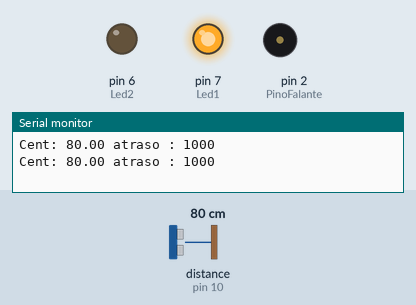
This sketch was run on a simulated Arduino Uno, built with avr-gcc and run on an emulated ATmega328P. On the bench: output pins drawn as LEDs (lit = HIGH), buzzer (waves = sounding), the last lines printed to the serial monitor. Dashed ring = blinking. The inputs (shaded band) are chosen by the test bench; at power-on: distance to the obstacle (sensor on pin 10) 80 cm. The echo pulse lasts 58.3 µs per cm.

Above: at 2.8 s.
2.9 s: distance to the obstacle (sensor on pin 10) set to 11 cm
At 5.2 s:
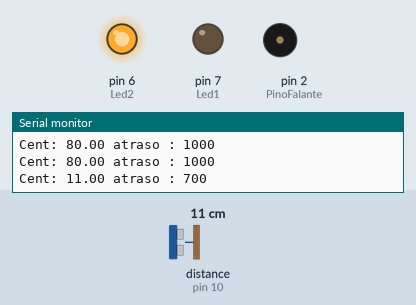
8.9 s: distance to the obstacle (sensor on pin 10) set to 8 cm
At 9.77 s:
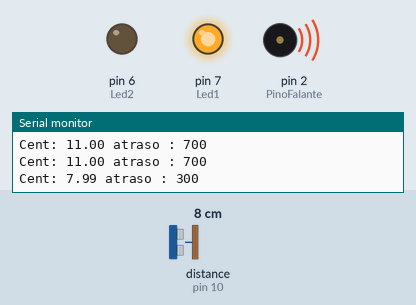
13.2 s: distance to the obstacle (sensor on pin 10) set to 18 cm
At 13.48 s:
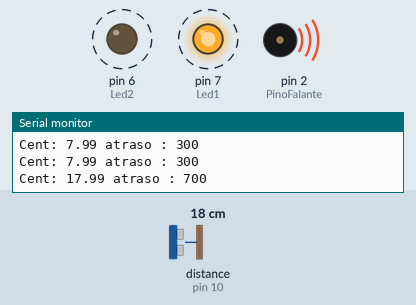
16.7 s: distance to the obstacle (sensor on pin 10) set to 2 cm
At 17.84 s:
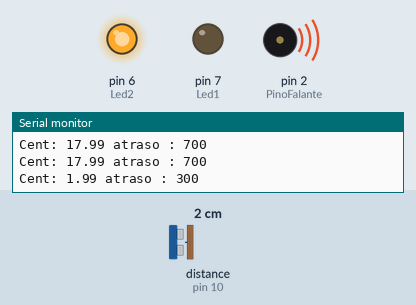
Timing chart, 0 to 21.2 s (numbered marks = the images above; inputs shaded):
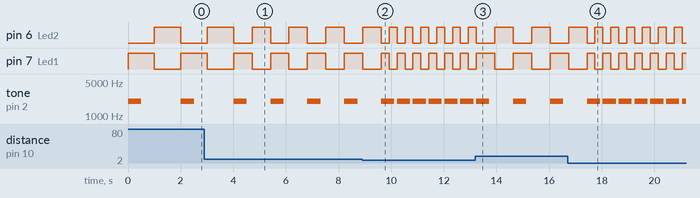

The sketch:

Sensor_Estacionamento.ino
```cpp
#include <Ultrasonic.h>   //Carrega a biblioteca Ultrasonic
#include <NewTone.h>

#define tempo 500
int frequencia = 2000;
int PinoFalante = 2;

int atraso = 1000;

#define PINO_TRIGGER 13
#define PINO_ECHO 10

#define Led1 7
#define Led2 6

Ultrasonic ultrasonic(PINO_TRIGGER, PINO_ECHO);

void setup() {
  pinMode(PinoFalante, OUTPUT);

  pinMode(Led1, OUTPUT);

  pinMode(Led2, OUTPUT);

  Serial.begin(9600);

}

void loop() {


  float cmMsec, inMsec;

  long microsec = ultrasonic.timing();

  cmMsec = ultrasonic.convert(microsec, Ultrasonic::CM);

  if (cmMsec > 80) {
    atraso = 2000;
  }

  else if (cmMsec > 50 && cmMsec < 80) {
    atraso = 1500;
  }

  else if (cmMsec > 30 && cmMsec<50) {
    atraso = 1200;
  }

  else if (cmMsec > 10 && cmMsec < 30) {
    atraso = 700;
  }

  else if (cmMsec < 10) {
    atraso = 300;
  }

  Serial.print("Cent: ");
  Serial.print(cmMsec);
  Serial.print(" atraso : ");
  Serial.println(atraso);

  NewTone(PinoFalante, frequencia, tempo);

  digitalWrite(Led1, HIGH);
  delay(atraso);
   digitalWrite(Led1, LOW);
  digitalWrite(Led2, HIGH);
  delay(atraso);
  digitalWrite(Led2, LOW);
}
```

Measured:
- the behaviour switches between 10 and 9 cm on distance to the obstacle (sensor on pin 10) (found by bisection; images 1 and 2)
- after the input at 2.9 s, tone on pin 2 (PinoFalante): alternates 2000 Hz for 0.50 s and silent for 0.90 s, starting after 2.5 s
- after the input at 8.9 s, tone on pin 2 (PinoFalante): alternates 2000 Hz for 0.50 s and silent for 0.10 s, starting after 1.3 s
- after the input at 13.2 s, pin 6 (Led2), pin 7 (Led1): alternates HIGH for 0.70 s and LOW for 0.70 s, starting after 0.73 s; tone on pin 2 (PinoFalante): alternates 2000 Hz for 0.50 s and silent for 0.90 s, starting after 1.4 s
- after the input at 16.7 s, tone on pin 2 (PinoFalante): alternates 2000 Hz for 0.50 s and silent for 0.10 s, starting after 1.3 s
- by itself, pin 6 (Led2): repeats every 1.4 s: LOW 0.70 s, HIGH 0.70 s
- by itself, pin 7 (Led1): repeats every 1.4 s: HIGH 0.70 s, LOW 0.70 s
- by itself, tone on pin 2 (PinoFalante): alternates 2000 Hz for 0.50 s and silent for 1.5 s
